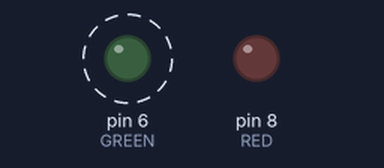
A sketch run on a simulated Arduino Uno, built with avr-gcc and run on an emulated ATmega328P. Parts: output pins drawn as LEDs (lit = HIGH). Dashed ring = blinking.

Above: at 0.04 s.
At 22.87 s:
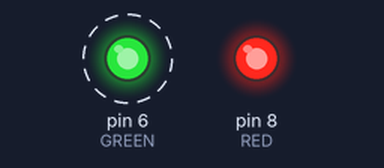
Timing chart, 0 to 25.4 s (numbered marks = the images above):
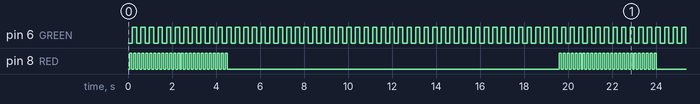

The sketch:

15_sft_multiple_timers.ino
```cpp
#include <Arduino_FreeRTOS.h>
#include "timers.h"


#define RED    8
#define GREEN  6


#define AR_timerOnePeriod (pdMS_TO_TICKS(100))
#define AR_timerTwoPeriod (pdMS_TO_TICKS(200))

// AR - autoreload timer
TimerHandle_t AR_timerOne;
TimerHandle_t AR_timerTwo;

BaseType_t AR_timerOneStarted, AR_timerTwoStarted;


void setup() {
  // put your setup code here, to run once:

  pinMode(RED, OUTPUT);
  pinMode(GREEN, OUTPUT);
  //Create the Timer refering to Handle
  AR_timerOne = xTimerCreate("AR_timerOne", AR_timerOnePeriod, pdPASS,0, AR_timerCAllBackFunction);
  AR_timerTwo = xTimerCreate("AR_timerTwo", AR_timerTwoPeriod, pdPASS,0, AR_timerCAllBackFunction);


  if((AR_timerOne != NULL) && (AR_timerTwo != NULL)){

    AR_timerOneStarted = xTimerStart(AR_timerOne,0);
    AR_timerTwoStarted = xTimerStart(AR_timerTwo,0);
  }

}


uint32_t redLEDcount, greenLEDcount;
void AR_timerCAllBackFunction(TimerHandle_t xTimer){

  if(xTimer == AR_timerOne){
    digitalWrite(RED, digitalRead(RED)^0x1);
    redLEDcount++;
    if(redLEDcount == 50){
      xTimerStop(AR_timerOne,0);
      redLEDcount = 0;
    }
  }
  else{
    digitalWrite(GREEN, digitalRead(GREEN)^0x1);
    greenLEDcount++;
    if(greenLEDcount == 100){
      xTimerStart(AR_timerOne, 0);
      greenLEDcount = 0;
    }
  }


}

void loop() {  // put your main code here, to run repeatedly:
}
```

Measured:
- by itself, pin 6 (GREEN): alternates HIGH for 0.20 s and LOW for 0.20 s
- by itself, pin 8 (RED): repeats every 19.5 s: HIGH 0.09 s, LOW 15.1 s, 24 × (HIGH 0.09 s, LOW 0.09 s)
- by itself, everything shown: repeats every 19.5 s, in 131 steps
